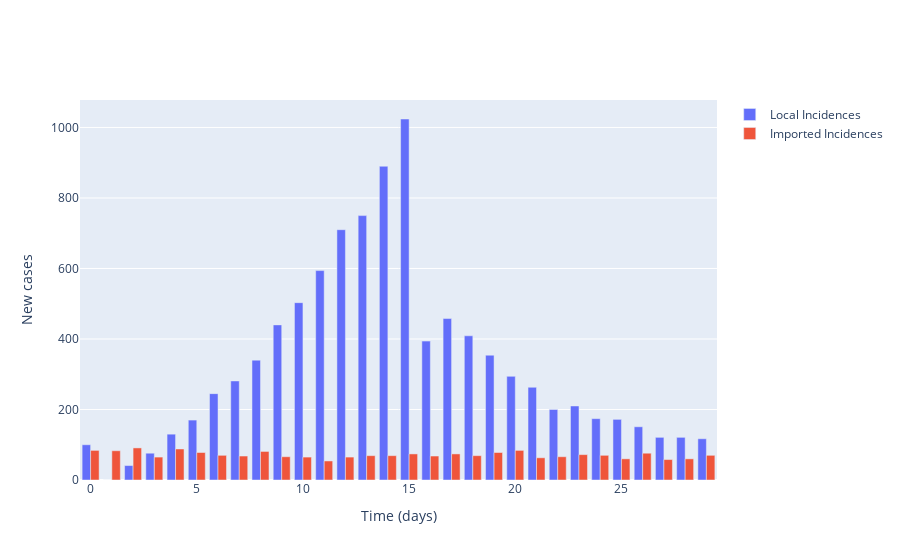

The cell this chart's notebook holds for it:
### Markdown cell above
## Plot local incidence numbers and imported cases

### Code cell
# Plot (bar chart cases each day)
fig = go.Figure()

# Plot of incidences
fig.add_trace(
    go.Bar(
        x=times,
        y=locally_infected_cases,
        name='Local Incidences'
    )
)

fig.add_trace(
    go.Bar(
        x=times,
        y=imported_cases,
        name='Imported Incidences'
    )
)

# Add axis labels
fig.update_layout(
    xaxis_title='Time (days)',
    yaxis_title='New cases'
)

fig.show()

### Figure 1 — Plotly figure (JSON) as saved in the notebook; plotly's stock layout.template omitted (floating-point values rounded to 4 significant figures)
{"data": [{"name": "Local Incidences", "type": "bar", "x": [0, 1, 2, 3, 4, 5, 6, 7, 8, 9, 10, 11, 12, 13, 14, 15, 16, 17, 18, 19, 20, 21, 22, 23, 24, 25, 26, 27, 28, 29], "y": [100, 0, 41, 76, 130, 170, 245, 281, 340, 440, 503, 594, 710, 750, 890, 1024, 394, 458, 409, 354, 294, 263, 200, 210, 174, 172, 151, 121, 121, 117]}, {"name": "Imported Incidences", "type": "bar", "x": [0, 1, 2, 3, 4, 5, 6, 7, 8, 9, 10, 11, 12, 13, 14, 15, 16, 17, 18, 19, 20, 21, 22, 23, 24, 25, 26, 27, 28, 29], "y": [84, 83, 91, 65, 88, 78, 70, 68, 81, 66, 65, 54, 65, 69, 69, 74, 68, 74, 69, 78, 84, 63, 66, 72, 70, 60, 76, 58, 60, 70]}], "layout": {"xaxis": {"title": {"text": "Time (days)"}}, "yaxis": {"title": {"text": "New cases"}}}}
